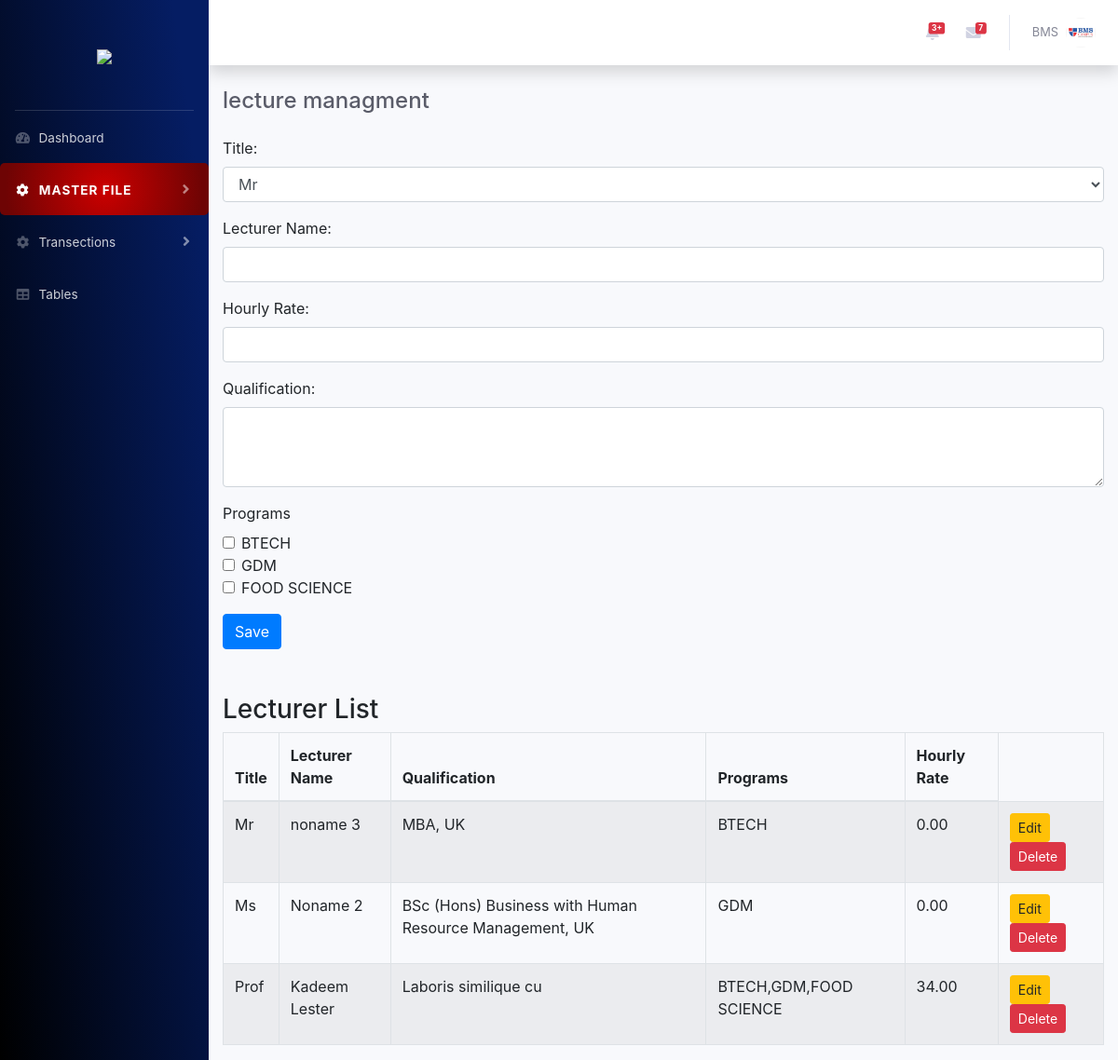
/create_lecturer.php, run on the app's committed database.
### tables this page shows
CREATE TABLE `program_table` (
  `program_code` int(11) NOT NULL,
  `university_id` int(11) NOT NULL,
  `program_name` varchar(255) NOT NULL,
  `prog_code` varchar(50) DEFAULT NULL,
  `coordinator_name` varchar(255) DEFAULT NULL,
  `medium` enum('English','Tamil') NOT NULL,
  `duration` varchar(100) DEFAULT NULL,
  `course_fee_lkr` decimal(10,2) DEFAULT NULL,
  `course_fee_gbp` decimal(10,2) DEFAULT NULL,
  `course_fee_usd` decimal(10,2) DEFAULT NULL,
  `course_fee_euro` decimal(10,2) DEFAULT NULL,
  `entry_requirement` varchar(255) NOT NULL
);

CREATE TABLE `lecturer_table` (
  `id` int(11) NOT NULL,
  `title` enum('Mr','Mrs','Ms','Dr','Prof') NOT NULL,
  `lecturer_name` varchar(255) NOT NULL,
  `hourly_rate` decimal(10,2) NOT NULL,
  `qualification` text NOT NULL,
  `programs` varchar(255) NOT NULL,
  `created_at` timestamp NOT NULL DEFAULT current_timestamp()
);

### create_lecturer.php (the view, shortened to what this page needs)
<?php
include("database/connection.php");
include("includes/header.php");
$title = $lecturer_name = $hourly_rate = $qualification = "";
$programs = [];
$update = false;
$sql = "SELECT * FROM program_table";
$result = mysqli_query($conn, $sql);
$programsOptions = [];
while ($row = mysqli_fetch_assoc($result)) {
    $programsOptions[] = $row;
}
$result = $conn->query("SELECT * FROM lecturer_table");
?>
<div id="wrapper">
    <?php include("nav.php"); ?>
    <div id="content-wrapper" class="d-flex flex-column">
        <div id="content">
            <?php include("includes/topnav.php"); ?>
            <div class="container">
                <div class="d-sm-flex align-items-center justify-content-between mb-4">
                    <h4 class="h4 mb-0 text-gray-800">lecture managment</h4>
                </div>
                <form method="POST" action="">
                    <div class="form-group">
                        <label for="title">Title:</label>
                        <select class="form-control" id="title" name="title" required>
                            <option value="Mr" <?php echo $title == 'Mr' ? 'selected' : ''; ?>>Mr</option>
                        </select>
                    </div>
                    <div class="form-group">
                        <label for="lecturer_name">Lecturer Name:</label>
                        <input type="text" class="form-control" id="lecturer_name" name="lecturer_name" value="<?php echo htmlspecialchars($lecturer_name); ?>" required>
                    </div>
                    <div class="form-group">
                        <label for="hourly_rate">Hourly Rate:</label>
                        <input type="number" step="0.01" class="form-control" id="hourly_rate" name="hourly_rate" value="<?php echo htmlspecialchars($hourly_rate); ?>">
                    </div>
                    <div class="form-group">
                        <label for="qualification">Qualification:</label>
                        <textarea class="form-control" id="qualification" name="qualification" rows="3" required><?php echo htmlspecialchars($qualification); ?></textarea>
                    </div>
                    <div class="form-group">
                        <label>Programs</label>
                        <?php foreach ($programsOptions as $program): ?>
                            <div class="form-check">
                                <input type="checkbox" class="form-check-input" name="programs[]" value="<?php echo htmlspecialchars($program['program_name']); ?>"
                                    <?php echo in_array($program['program_name'], $programs) ? 'checked' : ''; ?>>
                                <label class="form-check-label"><?php echo htmlspecialchars($program['program_name']); ?></label>
                            </div>
                        <?php endforeach; ?>
                    </div>
                    <?php if ($update): ?>
                        <button type="submit" class="btn btn-primary" name="update">Update</button>
                    <?php else: ?>
                        <button type="submit" class="btn btn-primary" name="save">Save</button>
                    <?php endif; ?>
                </form>
                <h3 class="mt-5">Lecturer List</h3>
                <table class="table table-bordered table-striped">
                    <thead>
                        <tr>
                            <th>Title</th>
                            <th>Lecturer Name</th>
                            <th>Qualification</th>
                            <th>Programs</th>
                            <th>Hourly Rate</th>
                        </tr>
                    </thead>
                    <tbody>
                        <?php while ($row = $result->fetch_assoc()): ?>
                            <tr>
                                <td><?php echo htmlspecialchars($row['title']); ?></td>
                                <td><?php echo htmlspecialchars($row['lecturer_name']); ?></td>
                                <td><?php echo htmlspecialchars($row['qualification']); ?></td>
                                <td><?php echo htmlspecialchars($row['programs']); ?></td>
                                <td><?php echo htmlspecialchars($row['hourly_rate']); ?></td>
                                <td>
                                    <a href="?edit=<?php echo $row['id']; ?>" class="btn btn-warning btn-sm">Edit</a>
                                    <a href="?delete=<?php echo $row['id']; ?>" class="btn btn-danger btn-sm" onclick="return confirm('Are you sure?')">Delete</a>
                                </td>
                            </tr>
                        <?php endwhile; ?>
                    </tbody>
                </table>
            </div>
        </div>
    </div>
</div>
</body>
</html>

### data on the page
program_table: program_name "BTECH"
program_table: program_name "GDM"
program_table: program_name "FOOD SCIENCE"
lecturer_table: title "Mr", lecturer_name "noname 3", qualification "MBA, UK", programs "BTECH", hourly_rate "0.00"
lecturer_table: title "Ms", lecturer_name "Noname 2", qualification "BSc (Hons) Business with Human Resource Management, UK", programs "GDM", hourly_rate "0.00"
lecturer_table: title "Prof", lecturer_name "Kadeem Lester", qualification "Laboris similique cu", programs "BTECH,GDM,FOOD SCIENCE", hourly_rate "34.00"
